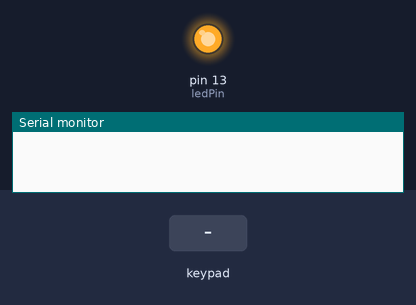
This sketch was run on a simulated Arduino Uno, built with avr-gcc and run on an emulated ATmega328P. Parts: output pins drawn as LEDs (lit = HIGH), the last lines printed to the serial monitor. The inputs (shaded band) are chosen by the test bench.

Above: at 1.2 s.
1.3 s: key '*' pressed
At 1.37 s:
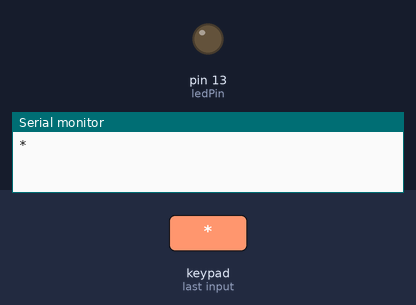
7.5 s: keypad keys 5 4 3 2 # pressed 0.4 s apart
At 10.4 s:
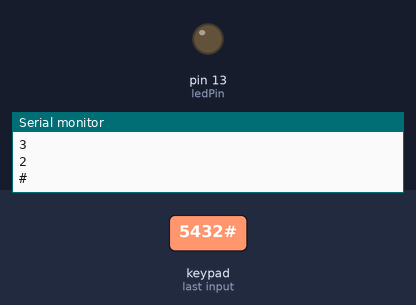
11.0 s: key '#' pressed
At 12.0 s:
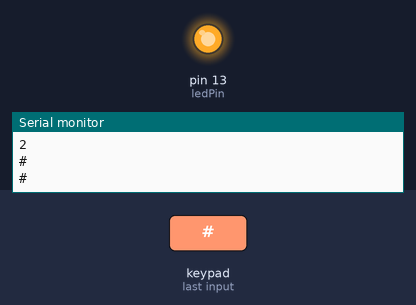
Timing chart, 0 to 14.0 s (numbered marks = the images above; inputs shaded):
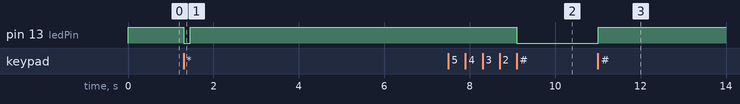

Measured:
- after the input at 1.3 s, pin 13 (ledPin): HIGH → LOW at once, → HIGH 0.15 s later
- after the input at 7.5 s, pin 13 (ledPin): HIGH → LOW after 1.6 s
- after the input at 11.0 s, pin 13 (ledPin): LOW → HIGH at once

The sketch:

keypad.ino
```cpp
#include <Keypad.h>

//https://playground.arduino.cc/KeypadTutorial/EventKeypad/

const int ROWS = 4;
const int COLS = 4;

char keys[ROWS][COLS] =
{
  {'1','2','3','A'},
  {'4','5','6','B'},
  {'7','8','9','C'},
  {'*','0','#','D'}
};

byte rowPins[ROWS] = {5, 4, 3, 2}; //connect to the row pinouts of the keypad
byte colPins[COLS] = {9, 8, 7, 6}; //connect to the column pinouts of the keypad

Keypad keypad = Keypad(makeKeymap(keys), rowPins, colPins, ROWS, COLS );
byte ledPin = 13;

boolean blink = false;

void setup(){
  Serial.begin(9600);
  pinMode(ledPin, OUTPUT);      // sets the digital pin as output
  digitalWrite(ledPin, HIGH);   // sets the LED on
  keypad.addEventListener(keypadEvent); //add an event listener for this keypad
}

void loop(){
  char key = keypad.getKey();

  if (key) {
    Serial.println(key);
  }
  if (blink){
    digitalWrite(ledPin,!digitalRead(ledPin));
    delay(100);
  }
}

//take care of some special events
void keypadEvent(KeypadEvent key){
  switch (keypad.getState()){
    case PRESSED:
      switch (key){
        case '#': digitalWrite(ledPin,!digitalRead(ledPin)); break;
        case '*':
          digitalWrite(ledPin,!digitalRead(ledPin));
        break;
      }
    break;
    case RELEASED:
      switch (key){
        case '*':
          digitalWrite(ledPin,!digitalRead(ledPin));
          blink = false;
        break;
      }
    break;
    case HOLD:
      switch (key){
        case '*': blink = true; break;
      }
    break;
  }
}
```
